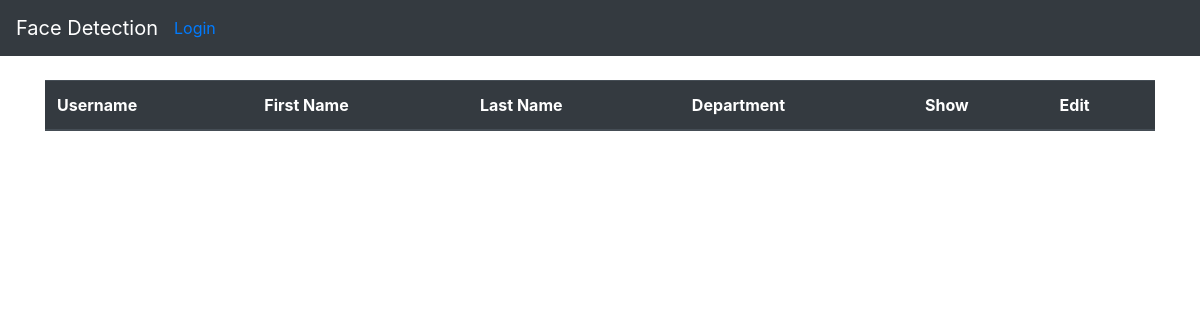
The app's page /employees/, older data.
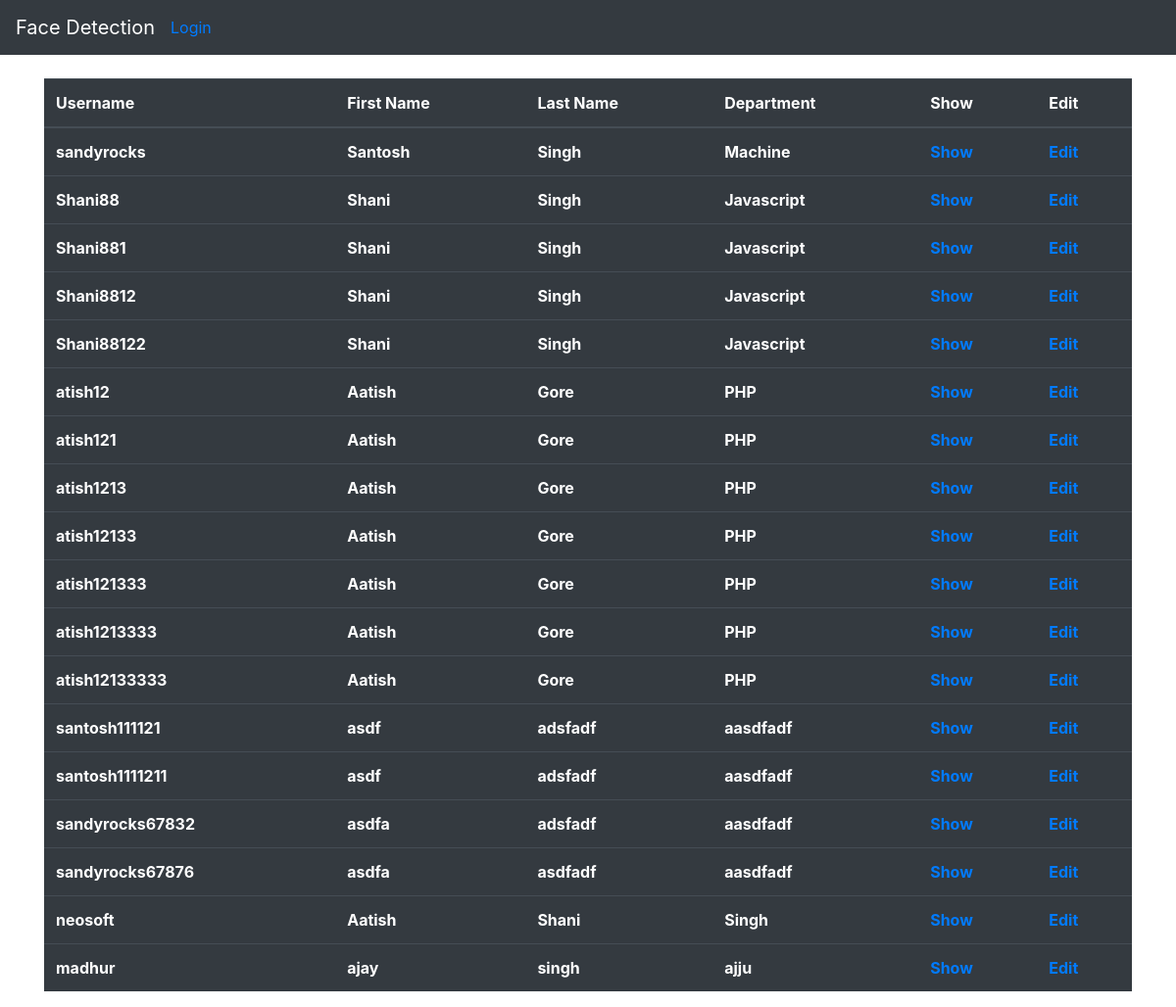
The same page, newer data.
### employees/models.py (models this page shows)
class Employee(models.Model):
    first_name = models.CharField(max_length=50)
    last_name = models.CharField(max_length=50)
    department = models.CharField(max_length=50)
    username = models.CharField(max_length=15, unique=True, null=True)

### employees/views.py (the view)
# urls.py: path('', views.list_employee, name='list_employee'),
def list_employee(request):
    employees = Employee.objects.all()
    return render(request, 'employees/list.html', {'employees': employees})

### employees/templates/employees/list.html
{% extends 'base.html' %}
{% block content %}
    <div class="container">
        <div class="col-md-offset-4">
            <table class="table table-dark">
                <thead>
                    <tr>
                        <th> Username </th>
                        <th>First Name</th>
                        <th>Last Name </th>
                        <th> Department</th>
                        <th> Show </th>
                        <th> Edit </th>
                    </tr>
                </thead>
                <tbody>
                    {% for employee in employees %}
                        <tr>
                            <th>{{ employee.username }}</th>
                            <th>{{ employee.first_name }}</th>
                            <th>{{ employee.last_name }}</th>
                            <th>{{ employee.department }}</th>
                            <th><a href="{%url 'employees:show_employee' employee.id %}">Show</a></th>
                            <th><a href="{%url 'employees:edit_employee' employee.id %}">Edit</a></th>
                        </tr>
                    {% endfor %}
                </tbody>
            </table>
        </div>
    </div>
{% endblock content %}

### templates/base.html (shortened to what this page needs)
{% load static from staticfiles %}
<!doctype html>
<html>
		<head>
			<link rel="stylesheet" href="{% static 'css/bootstrap.min.css' %}">
			<link rel="stylesheet" href="{% static 'css/style.css' %}">
		</head>
		<body>
		<nav class="navbar navbar-dark bg-dark">
			<a class="navbar-brand" href="{% url 'root_url' %}">Face Detection</a>
			<ul class="navbar-nav mr-auto">
				{% if user.is_authenticated %}
					<li class="nav-item"><a href="{% url 'logout'%}">Logout</a></li>
				{% else %}
					<li class="nav-item active text-white"><a href="{% url 'login'%}">Login</a></li>
				{% endif %}
			</ul>
		</nav>
		{% block content %}
		{% endblock content %}
		</body>
</html>

Row changes from the older to the newer data that the page shows:
added Employee: username "sandyrocks", first_name "Santosh", last_name "Singh", department "Machine"
added Employee: username "Shani88", first_name "Shani", last_name "Singh", department "Javascript"
added Employee: username "Shani881", first_name "Shani", last_name "Singh", department "Javascript"
added Employee: username "Shani8812", first_name "Shani", last_name "Singh", department "Javascript"
added Employee: username "Shani88122", first_name "Shani", last_name "Singh", department "Javascript"
added Employee: username "atish12", first_name "Aatish", last_name "Gore", department "PHP"
added Employee: username "atish121", first_name "Aatish", last_name "Gore", department "PHP"
added Employee: username "atish1213", first_name "Aatish", last_name "Gore", department "PHP"
added Employee: username "atish12133", first_name "Aatish", last_name "Gore", department "PHP"
added Employee: username "atish121333", first_name "Aatish", last_name "Gore", department "PHP"
added Employee: username "atish1213333", first_name "Aatish", last_name "Gore", department "PHP"
added Employee: username "atish12133333", first_name "Aatish", last_name "Gore", department "PHP"
added Employee: username "santosh111121", first_name "asdf", last_name "adsfadf", department "aasdfadf"
added Employee: username "santosh1111211", first_name "asdf", last_name "adsfadf", department "aasdfadf"
added Employee: username "sandyrocks67832", first_name "asdfa", last_name "adsfadf", department "aasdfadf"
added Employee: username "sandyrocks67876", first_name "asdfa", last_name "asdfadf", department "aasdfadf"
added Employee: username "neosoft", first_name "Aatish", last_name "Shani", department "Singh"
added Employee: username "madhur", first_name "ajay", last_name "singh", department "ajju"
